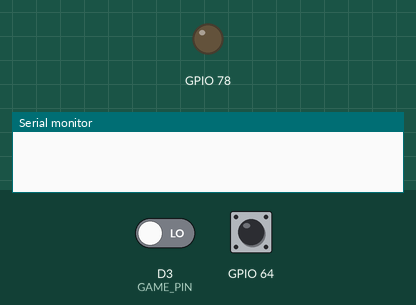
Simulated run of this sketch. Board: ESP8266 (NodeMCU). On the bench: output pins drawn as LEDs (lit = HIGH), the last lines printed to the serial monitor. Dashed ring = blinking. The test bench sets the inputs (shaded band); at power-on: GPIO 64 HIGH, D3 (GAME_PIN) LOW.

Above: at 1.2 s.
1.3 s: GPIO 64 pulled LOW for 0.15 s
At 1.38 s:
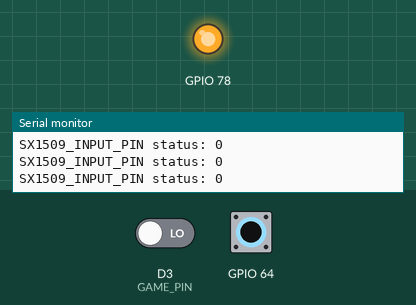
2.9 s: GPIO 64 pulled LOW for 3.2 s
At 6.5 s:
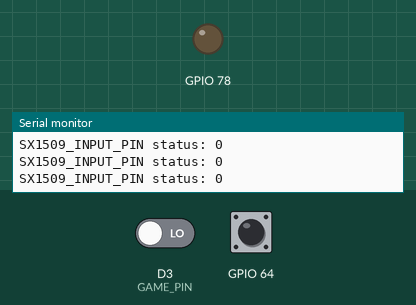
7.6 s: D3 (GAME_PIN) driven HIGH and GPIO 64 driven LOW
At 9.0 s:
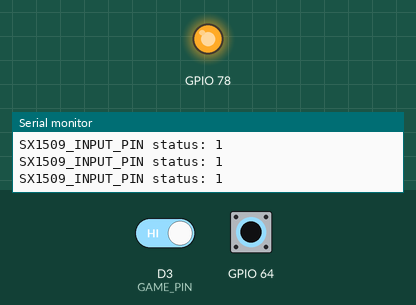
10.6 s: GPIO 64 driven HIGH
At 11.0 s:
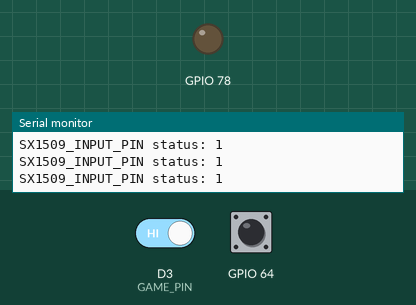
12.1 s: GPIO 64 driven LOW
At 12.5 s:
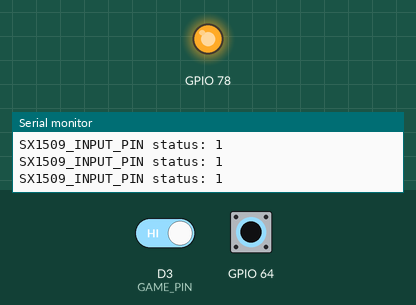
15.1 s: GPIO 64 pulsed HIGH 2 times (0.12 s each, 0.3 s apart)
At 15.31 s:
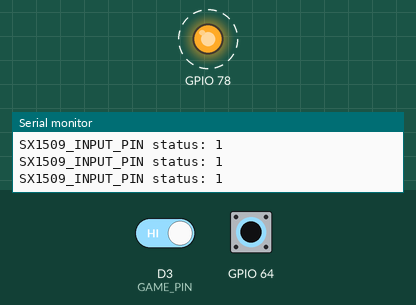
Timing chart, 0 to 18.1 s (numbered marks = the images above; inputs shaded):
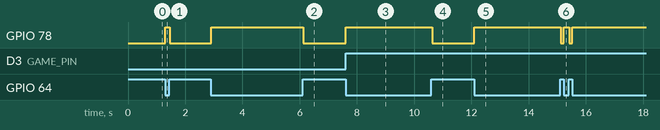

The sketch:

whackit.ino
```cpp
// (licence header left out)
#include <Wire.h> // Include the I2C library (required)
#include <SparkFunSX1509.h> // Include SX1509 library
// SX1509 I2C address (set by ADDR1 and ADDR0 (00 by default):
const byte SX1509_ADDRESS = 0x3F;  // SX1509 I2C address
SX1509 io; // Create an SX1509 object to be used throughout
// SX1509 Pins:
const byte SX1509_BUTTON_PIN = 0; // Active-low button
const byte SX1509_INPUT_PIN = 8; // Floating or jumpered input

#define GAME_PIN D3

const byte PLAYER_1 = 14;

void setup()
{
  // Serial is used in this example to display the input value
  // of the SX1509_INPUT_PIN input:
  Serial.begin(9600);
  // Call io.begin(<address>) to initialize the SX1509. If it
  // successfully communicates, it'll return 1.
  if (!io.begin(SX1509_ADDRESS))
  {
    Serial.println("Failed to communicate.");
    while (1) ;
  }
  // use io.pinMode(<pin>, <mode>) to set input pins as either
  // INPUT or INPUT_PULLUP. Set up a floating (or jumpered to
  // either GND or 3.3V) pin to an INPUT:
  io.pinMode(SX1509_INPUT_PIN, INPUT);
  // Use a pull-up resistor on the button's input pin. When
  // the button is pressed, the pin will be read as LOW:
  pinMode(GAME_PIN, INPUT);
  io.pinMode(SX1509_BUTTON_PIN, INPUT_PULLUP);
  io.pinMode(PLAYER_1, OUTPUT);
}
void loop()
{

  // use io.digitalRead(<pin>) to check if an SX1509 input
  // pin is either HIGH or LOW.
  if (io.digitalRead(SX1509_BUTTON_PIN) == LOW)
  {
    io.digitalWrite(PLAYER_1, HIGH);
    // If the button is pressed (the pin reads LOW)
  // Print the status of the other pin:
    Serial.print("SX1509_INPUT_PIN status: ");
  // Read the pin to print either 0 or 1
    Serial.println(digitalRead(GAME_PIN));
  }
  else
  {
    io.digitalWrite(PLAYER_1, LOW);
  }
}
```

Measured:
- after the input at 1.3 s, GPIO 78: LOW → HIGH at once, → LOW 0.17 s later
- after the input at 2.9 s, GPIO 78: LOW → HIGH at once, → LOW 3.2 s later
- after the input at 7.6 s, GPIO 78: LOW → HIGH at once
- after the input at 10.6 s, GPIO 78: HIGH → LOW at once
- after the input at 12.1 s, GPIO 78: LOW → HIGH at once
- after the input at 15.1 s, GPIO 78: alternates HIGH for 0.20 s and LOW for 0.10 s, 4 changes in all, then stays HIGH, starting at once
